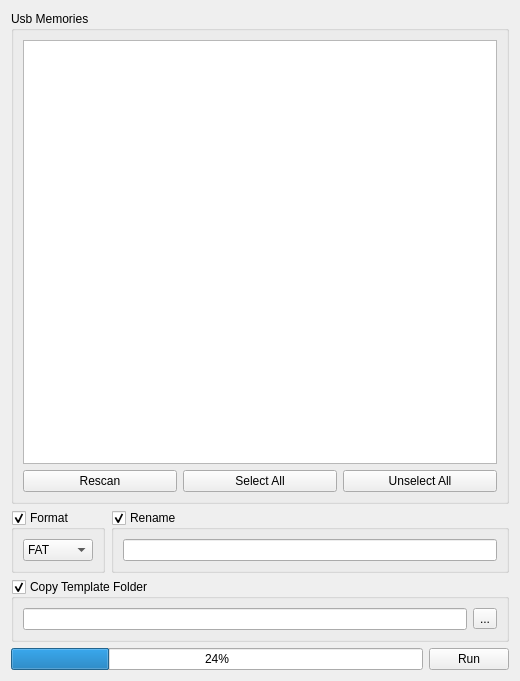
<?xml version="1.0" encoding="UTF-8"?>
<ui version="4.0">
 <class>UsbFiller</class>
 <widget class="QWidget" name="UsbFiller">
  <property name="geometry">
   <rect>
    <x>0</x>
    <y>0</y>
    <width>520</width>
    <height>681</height>
   </rect>
  </property>
  <property name="windowTitle">
   <string>Form</string>
  </property>
  <layout class="QVBoxLayout" name="verticalLayout_4">
   <item>
    <widget class="QGroupBox" name="groupBox_2">
     <property name="title">
      <string>Usb Memories</string>
     </property>
     <layout class="QVBoxLayout" name="verticalLayout">
      <item>
       <widget class="QTableView" name="usbView"/>
      </item>
      <item>
       <layout class="QHBoxLayout" name="horizontalLayout_2">
        <item>
         <widget class="QPushButton" name="rescanButton">
          <property name="text">
           <string>Rescan</string>
          </property>
         </widget>
        </item>
        <item>
         <widget class="QPushButton" name="selectAllButton">
          <property name="text">
           <string>Select All</string>
          </property>
         </widget>
        </item>
        <item>
         <widget class="QPushButton" name="unselectAllButton">
          <property name="text">
           <string>Unselect All</string>
          </property>
         </widget>
        </item>
       </layout>
      </item>
     </layout>
    </widget>
   </item>
   <item>
    <layout class="QHBoxLayout" name="horizontalLayout_4">
     <item>
      <widget class="QGroupBox" name="formatBox">
       <property name="title">
        <string>Format</string>
       </property>
       <property name="checkable">
        <bool>true</bool>
       </property>
       <layout class="QVBoxLayout" name="verticalLayout_3">
        <item>
         <widget class="QComboBox" name="formatCombo">
          <item>
           <property name="text">
            <string>FAT</string>
           </property>
          </item>
          <item>
           <property name="text">
            <string>FAT-32</string>
           </property>
          </item>
          <item>
           <property name="text">
            <string>ExFAT</string>
           </property>
          </item>
          <item>
           <property name="text">
            <string>NTFS</string>
           </property>
          </item>
         </widget>
        </item>
       </layout>
      </widget>
     </item>
     <item>
      <widget class="QGroupBox" name="renameBox">
       <property name="title">
        <string>Rename</string>
       </property>
       <property name="checkable">
        <bool>true</bool>
       </property>
       <layout class="QVBoxLayout" name="verticalLayout_2">
        <item>
         <widget class="QLineEdit" name="renameEdit"/>
        </item>
       </layout>
      </widget>
     </item>
    </layout>
   </item>
   <item>
    <widget class="QGroupBox" name="templateBox">
     <property name="title">
      <string>Copy Template Folder</string>
     </property>
     <property name="checkable">
      <bool>true</bool>
     </property>
     <layout class="QHBoxLayout" name="horizontalLayout">
      <item>
       <widget class="QLineEdit" name="templateEdit"/>
      </item>
      <item>
       <widget class="QToolButton" name="templateButton">
        <property name="text">
         <string>...</string>
        </property>
       </widget>
      </item>
     </layout>
    </widget>
   </item>
   <item>
    <layout class="QHBoxLayout" name="horizontalLayout_3">
     <item>
      <widget class="QProgressBar" name="progressBar">
       <property name="value">
        <number>24</number>
       </property>
      </widget>
     </item>
     <item>
      <widget class="QPushButton" name="runButton">
       <property name="text">
        <string>Run</string>
       </property>
      </widget>
     </item>
    </layout>
   </item>
  </layout>
 </widget>
 <resources/>
 <connections/>
</ui>
